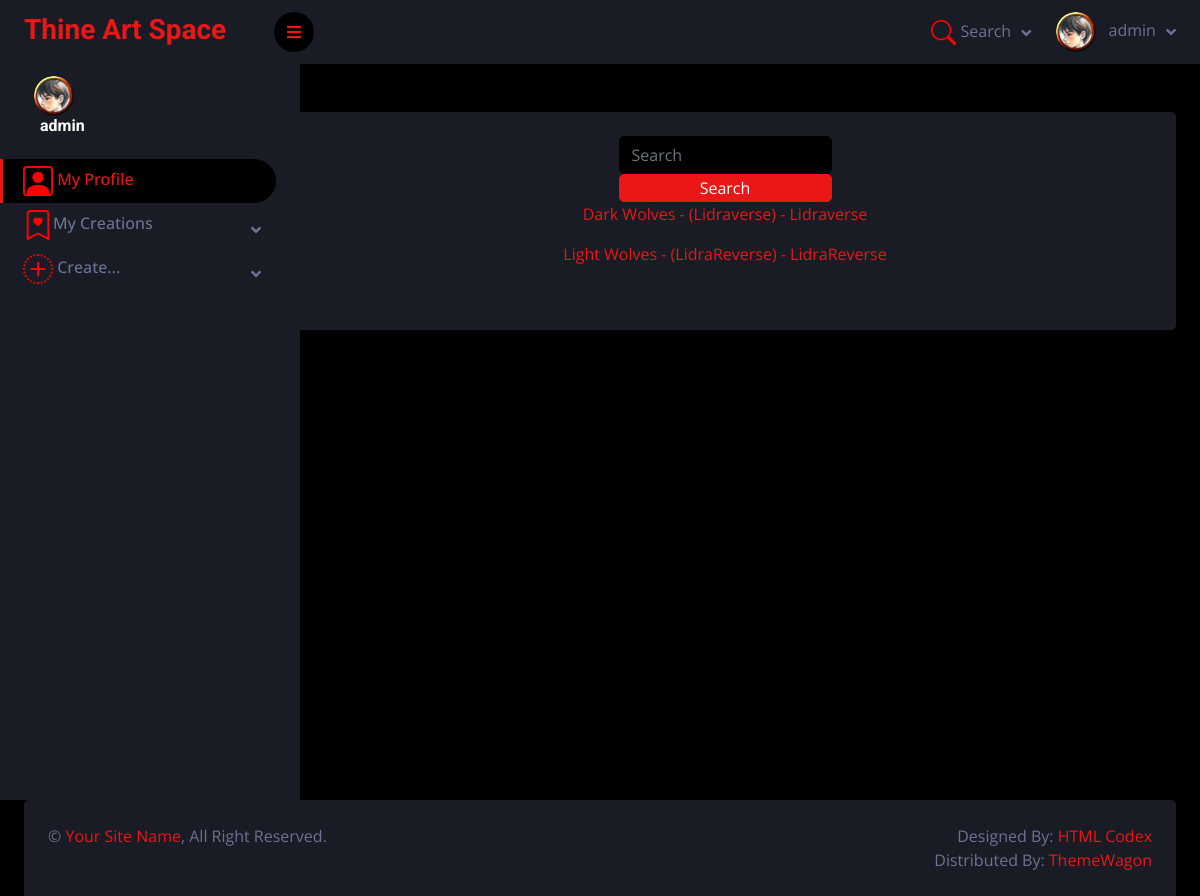
/ThineArtSpace/group_search/ (signed in), run on the app's committed database.
### ThineArtSpace/models.py (models this page shows, shortened)
class Profile(models.Model):
    user = models.OneToOneField(User, on_delete=models.CASCADE)
    photo = models.ImageField(default="profile-pics/default.png", upload_to="profile-pics/")
    class Meta:
        verbose_name="Profile"
        verbose_name_plural="Profiles"

class Group(models.Model):
    name=models.CharField(verbose_name="Name", max_length=100)
    created_by=models.ForeignKey(to=User, on_delete=models.SET_NULL, null=True, blank=True, related_name="creator_groups")
    setting=models.ForeignKey(to=Setting, on_delete=models.SET_NULL, null=True, blank=True, related_name="setting_groups")
    description=models.TextField(verbose_name="Description")
    TAG_CHOICES = [
        ('canon', 'Canon'),
        ('fanon', 'Fanon'),
    ]
    setting_relation_tag=models.CharField(max_length=5, choices=TAG_CHOICES, default='fanon')
    parent_group=models.ForeignKey(to='self', on_delete=models.SET_NULL, null=True, blank=True, related_name="sub_groups")
    variant_of_group=models.ForeignKey(to='self', on_delete=models.SET_NULL, null=True, blank=True, related_name="variants")
    group_credit = models.TextField(verbose_name="Credit", null=True, blank=True)
    image = models.ImageField(verbose_name="Image", upload_to='groups', null=True, blank=True)
    class Meta:
        constraints=[
            models.UniqueConstraint(fields=['name', 'setting'], name='unique_group_name_setting')
        ]
        verbose_name="Group"
        verbose_name_plural="Groups"
    def __str__(self):
        if self.setting != 'null' and self.setting != 'None' and self.setting != 'blank':
            return f"{self.name} - ({self.setting.name})"
        else:
            return f'{self.name}'

class Setting(models.Model):
    name=models.CharField(verbose_name="Name", max_length=200)
    created_by = models.ForeignKey(to=User, on_delete=models.SET_NULL, null=True, blank=True, related_name="creator_settings")
    description=models.TextField(verbose_name="Description")
    parent_setting=models.ForeignKey(to='self', on_delete=models.SET_NULL, null=True, blank=True, related_name="sub_settings")
    variant_of_setting = models.ForeignKey(to='self', on_delete=models.SET_NULL, null=True, blank=True, related_name="variants")
    sett_credit = models.TextField(verbose_name="Credit", null=True, blank=True)
    class Meta:
        constraints=[
            models.UniqueConstraint(fields=['name'], name='unique_setting_name')
        ]
        verbose_name="Setting"
        verbose_name_plural="Settings"
    def __str__(self):
        return f"{self.name}"

### ThineArtSpace/views.py (the view)
# urls.py: path('group_search/', group_search, name='group_search'),
def group_search(request):
    query=request.GET.get('query')
    if query:
        group_search_results = Group.objects.filter(Q(name__icontains=query) | Q(description__icontains=query) | Q(group_credit__icontains=query) | Q(setting__name__icontains=query))
    else:
        group_search_results = Group.objects.all()
    context = {
        "query": query,
        "groups": group_search_results,
    }
    return render(request, template_name="group_search.html", context=context)

### ThineArtSpace/templates/group_search.html (shortened to what this page needs)
{% extends "base.html" %}
{% block "content" %}
<form action="{% url 'group_search' %}" class="d-flex" method="get">
    <input class="form-control me-2" type="text" name="query" placeholder="Search">
    <button type="submit" class="btn btn-primary m-2">Search</button>
</form>
{% if groups %}
    {% for group in groups %}
        <a href="{% url 'group' group.pk %}"><p>{{ group }} - {{ group.setting }}</p></a>
    {% endfor %}
{% else %}
    <p>No results found.</p>
{% endif %}
{% endblock %}

### ThineArtSpace/templates/base.html (shortened to what this page needs)
<!DOCTYPE html>
<html lang="en">
{% load static %}
<head>
    <link href="https://cdnjs.cloudflare.com/ajax/libs/font-awesome/5.10.0/css/all.min.css" rel="stylesheet">
    <link href="https://cdn.jsdelivr.net/npm/bootstrap-icons@1.4.1/font/bootstrap-icons.css" rel="stylesheet">
    <link href="{% static '/css/owl.carousel.min.css' %}" rel="stylesheet">
    <link href="{% static '/css/tempusdominus-bootstrap-4.min.css' %}" rel="stylesheet" />
    <link href="{% static '/css/bootstrap.min.css' %}" rel="stylesheet">
    <link href="{% static '/css/style.css' %}" rel="stylesheet">
</head>
<body class="body-for-sticky">
{% if user.is_authenticated %}
        <div class="sidebar pe-4 pb-3">
            <nav class="navbar bg-secondary navbar-dark">
                <a href="{% url 'index' %}" class="navbar-brand mx-4 mb-3">
                    <h3 class="text-primary">Thine Art Space</h3>
                </a>
                <div class="d-flex align-items-center ms-4 mb-4">
                    <div class="position-relative">
                        <img class="rounded-circle" src="{{ user.profile.photo.url }}" alt="" style="width: 40px; height: 40px;">
                    </div>
                    <div class="ms-3">
                        <h6 class="mb-0">{{ user.get_username }}</h6>
                    </div>
                </div>
                <div class="navbar-nav w-100">
                    <a href="{% url 'profile' %}" class="nav-item nav-link active">
                        My Profile</a>
                    <div class="nav-item dropdown">
                        <a href="" class="nav-link dropdown-toggle" data-bs-toggle="dropdown">
                            My Creations</a>
                    </div>
                    <div class="nav-item dropdown">
                        <a href="#" class="nav-link dropdown-toggle" data-bs-toggle="dropdown">
                            Create...</a>
                    </div>
                </div>
            </nav>
        </div>
        {% endif %}
        <div class="content">
            <nav class="navbar navbar-expand bg-secondary navbar-dark sticky-top px-4 py-0">
                <a href="#" class="sidebar-toggler flex-shrink-0">
                    <i class="fa fa-bars"></i>
                </a>
                <div class="navbar-nav align-items-center ms-auto">
                    <div class="nav-item dropdown">
                        <a href="#" class="nav-link dropdown-toggle" data-bs-toggle="dropdown">
                            <svg xmlns="http://www.w3.org/2000/svg" width="25" height="25" fill="red"
                                 class="bi bi-search" viewBox="0 0 16 16">
                                <path d="M11.742 10.344a6.5 6.5 0 1 0-1.397 1.398h-.001q.044.06.098.115l3.85 3.85a1 1 0 0 0 1.415-1.414l-3.85-3.85a1 1 0 0 0-.115-.1zM12 6.5a5.5 5.5 0 1 1-11 0 5.5 5.5 0 0 1 11 0"/>
                            </svg>
                            <span class="d-none d-lg-inline-flex">Search</span>
                        </a>
                    </div>
                    {% if user.is_authenticated %}
                    <div class="nav-item dropdown">
                        <a href="" class="nav-link dropdown-toggle" data-bs-toggle="dropdown">
                            <img class="rounded-circle me-lg-2" src="{{ user.profile.photo.url }}" alt="" style="width: 40px; height: 40px;">
                            <span class="d-lg-inline-flex">{{ user.get_username }}</span>
                        </a>
                    </div>
                    {% endif %}
                </div>
            </nav>
            <div class="container-fluid pt-4 px-4">
                <div class="row g-4">
                    <div class="col-sm-12">
                        <div class="bg-secondary rounded p-4">
                            <div class="d-flex flex-column align-items-center justify-content-between mb-4">
                                {% block "content" %}{% endblock %}
                            </div>
                        </div>
                    </div>
            </div>
    </div>
<div class="footer sticky-footer container-fluid pt-4 px-4">
                <div class="bg-secondary rounded-top p-4">
                    <div class="row">
                        <div class="col-12 col-sm-6 text-center text-sm-start">
                            &copy; <a href="#">Your Site Name</a>, All Right Reserved.
                        </div>
                        <div class="col-12 col-sm-6 text-center text-sm-end">
                            Designed By: <a href="https://htmlcodex.com">HTML Codex</a>
                            <br>Distributed By: <a href="https://themewagon.com" target="_blank">ThemeWagon</a>
                        </div>
                    </div>
                </div>
            </div>
        </div>
</body>
</html>

### ThineArtSpace/static/css/style.css (style rules this page uses)
:root { --primary: #EB1616; --secondary: #191C24; --light: #6C7293; --dark: #000000; }
.btn { transition: .5s; }
.sidebar { position: fixed; top: 0; left: 0; bottom: 0; width: 300px; height: 100vh; overflow-y: auto; background: var(--secondary); transition: 0.5s; z-index: 999; }
.content { margin-left: 250px; min-height: 100vh; background: var(--dark); transition: 0.5s; }
@media (min-width: 992px) { .sidebar { margin-left: 0; } }
@media (min-width: 992px) { .content { width: calc(100% - 250px); } }
.flex-column { display: flex; flex-direction: column; }
.sidebar .navbar .navbar-nav .nav-link { padding: 7px 20px; color: var(--light); font-weight: 500; border-left: 3px solid var(--secondary); border-radius: 0 30px 30px 0; outline: none; }
.sidebar .navbar .navbar-nav .nav-link:hover, .sidebar .navbar .navbar-nav .nav-link.active { color: var(--primary); background: var(--dark); border-color: var(--primary); }
.sidebar .navbar .dropdown-toggle::after { position: absolute; top: 15px; right: 15px; border: none; content: "\f107"; font-family: "Font Awesome 5 Free"; font-weight: 900; transition: .5s; }
.content .navbar .navbar-nav .nav-link { margin-left: 25px; padding: 12px 0; color: var(--light); outline: none; }
.content .navbar .sidebar-toggler, .content .navbar .navbar-nav .nav-link i { width: 40px; height: 40px; display: inline-flex; align-items: center; justify-content: center; background: var(--dark); border-radius: 40px; }
.content .navbar .dropdown-toggle::after { margin-left: 6px; vertical-align: middle; border: none; content: "\f107"; font-family: "Font Awesome 5 Free"; font-weight: 900; transition: .5s; }
html { height: 100%; box-sizing: border-box; }
*, *:before, *:after { box-sizing: inherit; }
.body-for-sticky { position: relative; min-height: 100%; padding-bottom: 6rem; }
.sticky-footer { position: absolute; bottom: 0; }

### ThineArtSpace/templates/base.html (style rules this page uses)
.footer { left: 0; bottom: 0; width: 100%; }

### data on the page
Group: setting+name "Dark Wolves - (Lidraverse)", setting "Lidraverse"
Group: setting+name "Light Wolves - (LidraReverse)", setting "LidraReverse"

### other printed values
{{ user.get_username }} "admin"
